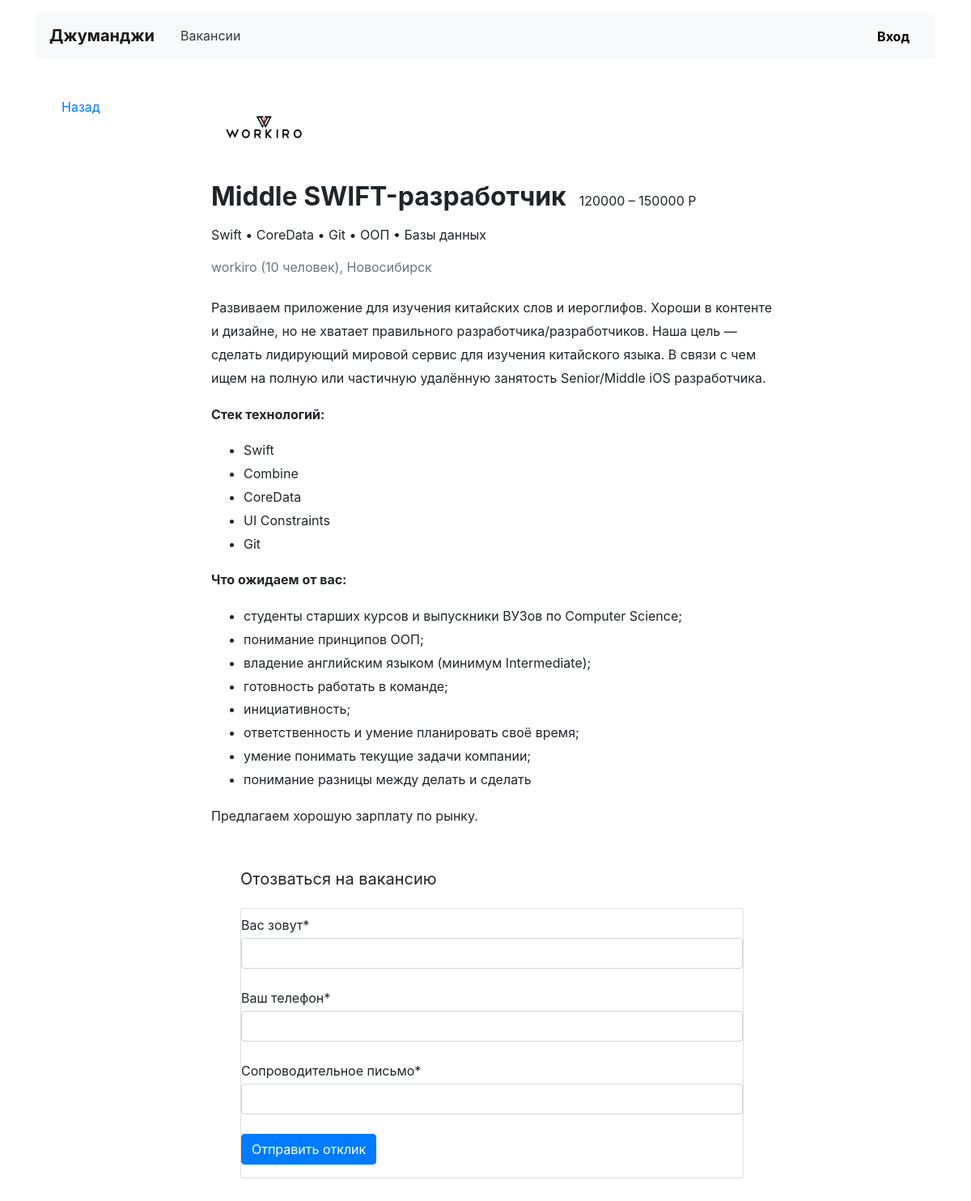
The app's page /vacancies/3/ with its own data.
### vacancies/models.py (models this page shows, shortened)
class Vacancy(models.Model):
    title = models.CharField(max_length=120)
    specialty = models.ForeignKey(Specialty, on_delete=models.CASCADE, related_name='vacancies')
    company = models.ForeignKey(Company, on_delete=models.CASCADE, related_name='vacancies')
    skills = models.TextField()
    description = models.TextField()
    salary_from = models.IntegerField()
    salary_to = models.IntegerField()
    posted = models.DateTimeField()

class Company(models.Model):
    title = models.CharField(max_length=120)
    location = models.CharField(max_length=120)
    logo = models.ImageField(upload_to=settings.MEDIA_COMPANY_IMAGE_DIR)
    description = models.TextField()
    employee_count = models.IntegerField()
    owner = models.ForeignKey(User, on_delete=models.SET_NULL, null=True, blank=True)

### vacancies/views.py (the view, shortened to what this page needs)
# urls.py: path('vacancies/<int:vacancy_id>/', VacancyView.as_view(), name='vacancy'),
class VacancyView(TemplateView):
    template_name = 'vacancies/vacancy.html'
    def get_context_data(self, **kwargs):
        context = super(VacancyView, self).get_context_data(**kwargs)
        vacancy_id = self.kwargs['vacancy_id']
        instance_of_model = get_object_or_404(Vacancy, id=vacancy_id)
        context['vacancy'] = instance_of_model
        application_form = ApplicationForm()
        application_form.helper.form_action = reverse('vacancy', kwargs={'vacancy_id': vacancy_id})
        context['form'] = application_form
        return context

### vacancies/forms.py
class ApplicationForm(forms.Form):
    username = forms.CharField(label='Вас зовут')
    phone = forms.CharField(label='Ваш телефон')
    cover_letter = forms.CharField(label='Сопроводительное письмо')
    class Meta:
        model = Application
        fields = ('username', 'phone', 'cover_letter')
    def __init__(self, *args, **kwargs):
        super().__init__(*args, **kwargs)
        self.helper = FormHelper()
        self.helper.form_method = 'POST'
        self.helper.form_action = reverse('vacancy', kwargs={'vacancy_id': 0})
        self.helper.add_input(Submit('submit', 'Отправить отклик'))
        self.helper.form_class = 'card mt-4 mb-3'
        self.helper.label_class = 'mb-1 mt-2'

### templates/vacancies/vacancy.html
{% extends 'vacancies/base.html' %}
{% load static %}
{% block container %}
    {% load crispy_forms_tags %}
    <main class="container mt-3 pb-5">
        <div class="row mt-5">
            <div class="col-12 col-lg-2">
                <div class="pl-3 mb-5">
                    <p><a href="{% url 'main' %}">Назад</a></p>
                </div>
            </div>
            <div class="col-12 col-lg-8">
                <section class="pl-3">
                    <a href="{% url 'company' vacancy.company.id %}"><img src="{{ vacancy.company.logo.url }}"
                                                                          width="130" height="80" alt=""></a>
                    <div class="d-flex align-items-baseline align-content-baseline">
                        <h1 class="h2 mt-4 font-weight-bold">{{ vacancy.title }}</h1>
                        <p class="m-0 pl-3">{{ vacancy.salary_from }} – {{ vacancy.salary_to }} Р</p>
                    </div>
                    <p class="mt-2">{{ vacancy.skills }}</p>
                    <p class="text-muted mb-4">{{ vacancy.company.title }} ({{ vacancy.company.employee_count }}
                        человек), {{ vacancy.company.location }}</p>
                    <div style="line-height: 1.8;">
                        {{ vacancy.description|safe }}
                    </div>
                    <div class="card-body mx-3">
                        <p class="h5 mt-3 font-weight-normal">Отозваться на вакансию</p>
                        <div class="form-group">
                            {% crispy form %}
                        </div>
                    </div>
                </section>
            </div>
        </div>
    </main>
{% endblock %}

### records on screen
Vacancy: company.logo (picture), title "Middle SWIFT-разработчик", salary_from "120000", salary_to "150000", skills "Swift • CoreData • Git • ООП • Базы данных", company "workiro", company.employee_count "10", company.location "Новосибирск", description "Развиваем приложение для изучения китайских слов и иероглифов. Хороши в контенте и дизайне, но не хватает правильного разработчика/разработчиков. Наша цель — сделать лидирующий мировой сервис для изучения китайского языка. В связи с чем ищем на полную или частичную удалённую занятость Senior/Middle iOS разработчика. Стек технологий: Swift Combine CoreData UI Constraints Git Что ожидаем от вас: студенты старших курсов и выпускники ВУЗов по Computer Science; понимание принципов ООП; владение английским языком (минимум Intermediate); готовность работать в команде; инициативность; ответственность и умение планировать своё время; умение понимать текущие задачи компании; понимание разницы между…"
